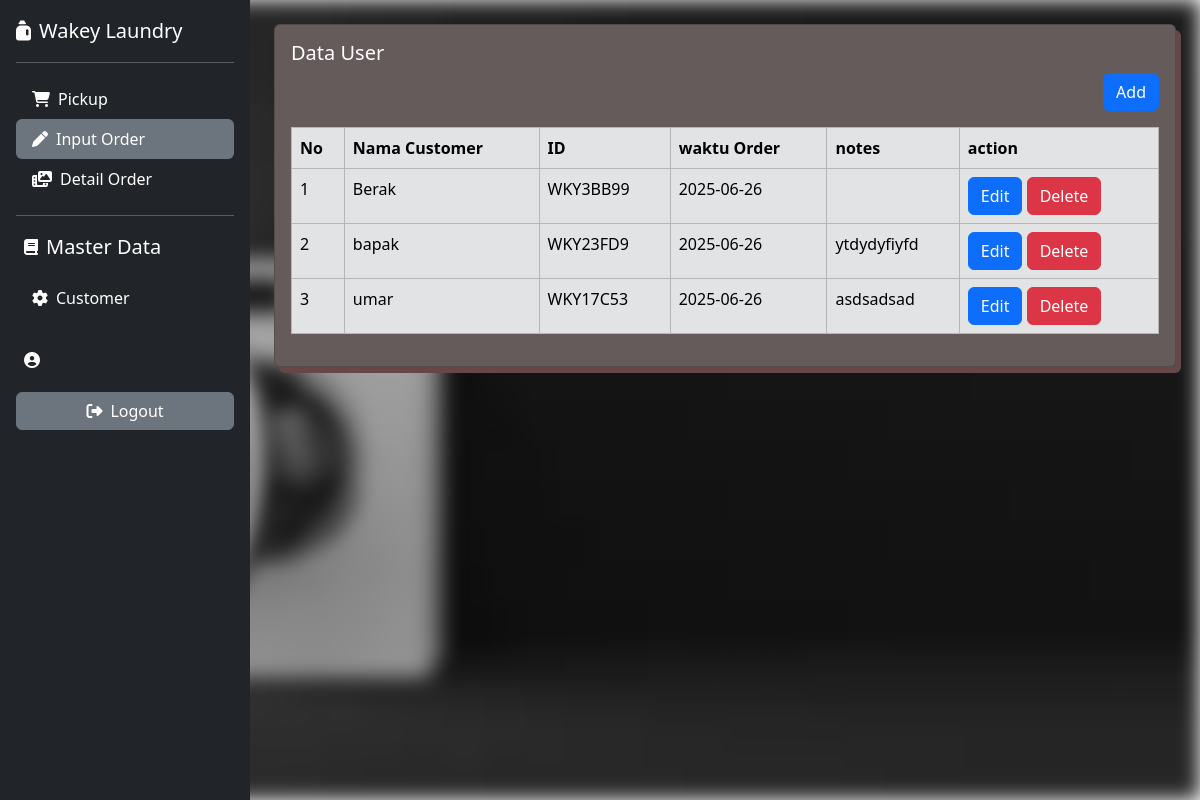
Page /home.php?page=trans_order on the committed database.
### tables this page shows
CREATE TABLE `trans_order` (
  `id` int(11) NOT NULL,
  `id_customer` int(11) NOT NULL,
  `order_code` varchar(50) NOT NULL,
  `order_date` date NOT NULL,
  `order_end_date` date NOT NULL,
  `order_status` tinyint(1) NOT NULL,
  `created_at` timestamp NOT NULL DEFAULT current_timestamp(),
  `update_at` timestamp NULL DEFAULT NULL ON UPDATE current_timestamp(),
  `deleted_at` datetime NOT NULL,
  `order_pay` int(11) NOT NULL,
  `order_change` int(11) NOT NULL,
  `total` int(11) NOT NULL
);

CREATE TABLE `customer` (
  `id` int(12) NOT NULL,
  `customer_name` varchar(50) NOT NULL,
  `phone` varchar(13) NOT NULL,
  `address` text NOT NULL,
  `created_at` timestamp NOT NULL DEFAULT current_timestamp(),
  `update_at` timestamp NULL DEFAULT NULL ON UPDATE current_timestamp(),
  `deleted_at` datetime NOT NULL
);

### content/trans_order.php (the view)
<?php
$query = mysqli_query($config, "SELECT trans_order.*, customer.customer_name,
    (
        SELECT notes
        FROM trans_order_detail
        WHERE trans_order_detail.id_order = trans_order.id
        LIMIT 1
    ) AS notes
    FROM trans_order
    LEFT JOIN customer ON trans_order.id_customer = customer.id
    WHERE trans_order.deleted_at IS NULL
    ORDER BY trans_order.id DESC");
$rows = mysqli_fetch_all($query, MYSQLI_ASSOC);
?>
<div class="row">
    <div class="col-12">
        <div class="card">
            <div class="card-body">
                <h5 class="card-title text-white"> Data User</h5>
                <div class="mb-3" align="right">
                    <a href="?page=tambah-trans_order" class="btn btn-primary">Add</a>
                </div>
                <div class="table-responsive">
                    <table class="table table-bordered table-secondary">
                        <thead>
                            <tr>
                                <th>No</th>
                                <th>Nama Customer</th>
                                <th>ID</th>
                                <th>waktu Order</th>
                                <th>notes</th>
                                <th>action</th>
                            </tr>
                        </thead>
                        <tbody>
                            <?php foreach($rows as $key => $row): ?>
                            <tr>
                                <td><?php echo $key += 1; ?></td>
                                <td><?php echo $row['customer_name'] ?></td>
                                <td><?php echo $row['order_code'] ?></td>
                                <td><?php echo $row['order_date']  ?></td>
                                <td><?php echo $row['notes']  ?></td>
                                <td>
                                    <a href="?page=tambah-trans_order&edit=<?php echo $row ['id']?>"
                                        class="btn btn-primary">Edit</a>
                                    <a onclick="return confirm('bener gak mau dihapus?')"
                                        href="?page=tambah-trans_order&delete=<?php echo $row ['id']?>"
                                        class="btn btn-danger">Delete</a>
                                </td>
                            </tr>
                            <?php endforeach ?>
                        </tbody>
                    </table>
                </div>
            </div>
        </div>
    </div>
</div>

### assets/css/style.css (style rules this page uses)
body { position: relative; margin: 0; padding: 0; }
.row .card { background-color: rgb(102, 91, 91); box-shadow: 5px 6px rgb(102, 71, 71); }

### rows in the picture
trans_order: key "1", id_customer.customer_name "Berak", order_code "WKY3BB99", order_date "2025-06-26"
trans_order: key "2", id_customer.customer_name "bapak", order_code "WKY23FD9", order_date "2025-06-26", notes "ytdydyfiyfd"
trans_order: key "3", id_customer.customer_name "umar", order_code "WKY17C53", order_date "2025-06-26", notes "asdsadsad"
